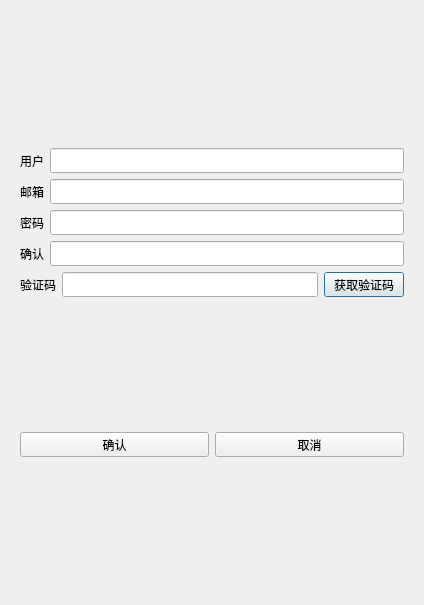
<?xml version="1.0" encoding="UTF-8"?>
<ui version="4.0">
 <class>RegisterDialog</class>
 <widget class="QDialog" name="RegisterDialog">
  <property name="geometry">
   <rect>
    <x>0</x>
    <y>0</y>
    <width>424</width>
    <height>605</height>
   </rect>
  </property>
  <property name="windowTitle">
   <string>Dialog</string>
  </property>
  <layout class="QVBoxLayout" name="verticalLayout_2">
   <item>
    <layout class="QVBoxLayout" name="verticalLayout">
     <item>
      <widget class="QStackedWidget" name="stackedWidget">
       <widget class="QWidget" name="page">
        <layout class="QVBoxLayout" name="verticalLayout_3">
         <item>
          <spacer name="verticalSpacer">
           <property name="orientation">
            <enum>Qt::Orientation::Vertical</enum>
           </property>
           <property name="sizeHint" stdset="0">
            <size>
             <width>20</width>
             <height>40</height>
            </size>
           </property>
          </spacer>
         </item>
         <item>
          <layout class="QHBoxLayout" name="horizontalLayout_2">
           <item>
            <widget class="QLabel" name="user_label">
             <property name="minimumSize">
              <size>
               <width>0</width>
               <height>25</height>
              </size>
             </property>
             <property name="maximumSize">
              <size>
               <width>16777215</width>
               <height>25</height>
              </size>
             </property>
             <property name="text">
              <string>用户</string>
             </property>
            </widget>
           </item>
           <item>
            <widget class="QLineEdit" name="user_edit">
             <property name="minimumSize">
              <size>
               <width>0</width>
               <height>25</height>
              </size>
             </property>
             <property name="maximumSize">
              <size>
               <width>16777215</width>
               <height>25</height>
              </size>
             </property>
            </widget>
           </item>
          </layout>
         </item>
         <item>
          <layout class="QHBoxLayout" name="horizontalLayout_4">
           <item>
            <widget class="QLabel" name="email_label">
             <property name="minimumSize">
              <size>
               <width>0</width>
               <height>25</height>
              </size>
             </property>
             <property name="maximumSize">
              <size>
               <width>16777215</width>
               <height>25</height>
              </size>
             </property>
             <property name="text">
              <string>邮箱</string>
             </property>
            </widget>
           </item>
           <item>
            <widget class="QLineEdit" name="email_edit">
             <property name="minimumSize">
              <size>
               <width>0</width>
               <height>25</height>
              </size>
             </property>
             <property name="maximumSize">
              <size>
               <width>16777215</width>
               <height>25</height>
              </size>
             </property>
            </widget>
           </item>
          </layout>
         </item>
         <item>
          <layout class="QHBoxLayout" name="horizontalLayout_5">
           <item>
            <widget class="QLabel" name="pass_label">
             <property name="minimumSize">
              <size>
               <width>0</width>
               <height>25</height>
              </size>
             </property>
             <property name="maximumSize">
              <size>
               <width>16777215</width>
               <height>25</height>
              </size>
             </property>
             <property name="text">
              <string>密码</string>
             </property>
            </widget>
           </item>
           <item>
            <widget class="QLineEdit" name="pass_edit">
             <property name="minimumSize">
              <size>
               <width>0</width>
               <height>25</height>
              </size>
             </property>
             <property name="maximumSize">
              <size>
               <width>16777215</width>
               <height>25</height>
              </size>
             </property>
            </widget>
           </item>
          </layout>
         </item>
         <item>
          <layout class="QHBoxLayout" name="horizontalLayout">
           <item>
            <widget class="QLabel" name="confirm_label">
             <property name="minimumSize">
              <size>
               <width>0</width>
               <height>25</height>
              </size>
             </property>
             <property name="maximumSize">
              <size>
               <width>16777215</width>
               <height>25</height>
              </size>
             </property>
             <property name="text">
              <string>确认</string>
             </property>
            </widget>
           </item>
           <item>
            <widget class="QLineEdit" name="confirm_edit">
             <property name="minimumSize">
              <size>
               <width>0</width>
               <height>25</height>
              </size>
             </property>
             <property name="maximumSize">
              <size>
               <width>16777215</width>
               <height>25</height>
              </size>
             </property>
            </widget>
           </item>
          </layout>
         </item>
         <item>
          <layout class="QHBoxLayout" name="horizontalLayout_3">
           <item>
            <widget class="QLabel" name="verify_label">
             <property name="minimumSize">
              <size>
               <width>0</width>
               <height>25</height>
              </size>
             </property>
             <property name="maximumSize">
              <size>
               <width>16777215</width>
               <height>25</height>
              </size>
             </property>
             <property name="text">
              <string>验证码</string>
             </property>
            </widget>
           </item>
           <item>
            <widget class="QLineEdit" name="verify_edit">
             <property name="minimumSize">
              <size>
               <width>0</width>
               <height>25</height>
              </size>
             </property>
             <property name="maximumSize">
              <size>
               <width>16777215</width>
               <height>25</height>
              </size>
             </property>
            </widget>
           </item>
           <item>
            <widget class="QPushButton" name="get_code_btn">
             <property name="minimumSize">
              <size>
               <width>0</width>
               <height>25</height>
              </size>
             </property>
             <property name="maximumSize">
              <size>
               <width>16777215</width>
               <height>25</height>
              </size>
             </property>
             <property name="text">
              <string>获取验证码</string>
             </property>
            </widget>
           </item>
          </layout>
         </item>
         <item>
          <spacer name="verticalSpacer_2">
           <property name="orientation">
            <enum>Qt::Orientation::Vertical</enum>
           </property>
           <property name="sizeHint" stdset="0">
            <size>
             <width>20</width>
             <height>40</height>
            </size>
           </property>
          </spacer>
         </item>
         <item>
          <layout class="QHBoxLayout" name="horizontalLayout_6">
           <item>
            <widget class="QPushButton" name="confirm_btn">
             <property name="minimumSize">
              <size>
               <width>0</width>
               <height>25</height>
              </size>
             </property>
             <property name="maximumSize">
              <size>
               <width>16777215</width>
               <height>25</height>
              </size>
             </property>
             <property name="text">
              <string>确认</string>
             </property>
            </widget>
           </item>
           <item>
            <widget class="QPushButton" name="cancel_btn">
             <property name="minimumSize">
              <size>
               <width>0</width>
               <height>25</height>
              </size>
             </property>
             <property name="maximumSize">
              <size>
               <width>16777215</width>
               <height>25</height>
              </size>
             </property>
             <property name="text">
              <string>取消</string>
             </property>
            </widget>
           </item>
          </layout>
         </item>
         <item>
          <spacer name="verticalSpacer_3">
           <property name="orientation">
            <enum>Qt::Orientation::Vertical</enum>
           </property>
           <property name="sizeHint" stdset="0">
            <size>
             <width>20</width>
             <height>40</height>
            </size>
           </property>
          </spacer>
         </item>
        </layout>
       </widget>
       <widget class="QWidget" name="page_2"/>
      </widget>
     </item>
    </layout>
   </item>
  </layout>
 </widget>
 <resources/>
 <connections/>
</ui>
